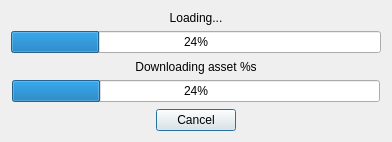
<?xml version="1.0" encoding="UTF-8"?>
<ui version="4.0">
 <class>LoadingDialog</class>
 <widget class="QDialog" name="LoadingDialog">
  <property name="geometry">
   <rect>
    <x>0</x>
    <y>0</y>
    <width>392</width>
    <height>140</height>
   </rect>
  </property>
  <property name="windowTitle">
   <string>Loading...</string>
  </property>
  <property name="modal">
   <bool>true</bool>
  </property>
  <layout class="QGridLayout" name="gridLayout">
   <item row="3" column="1">
    <widget class="QPushButton" name="button_cancel">
     <property name="text">
      <string>Cancel</string>
     </property>
    </widget>
   </item>
   <item row="3" column="0">
    <spacer name="horizontalSpacer">
     <property name="orientation">
      <enum>Qt::Horizontal</enum>
     </property>
     <property name="sizeHint" stdset="0">
      <size>
       <width>40</width>
       <height>20</height>
      </size>
     </property>
    </spacer>
   </item>
   <item row="3" column="2">
    <spacer name="horizontalSpacer_2">
     <property name="orientation">
      <enum>Qt::Horizontal</enum>
     </property>
     <property name="sizeHint" stdset="0">
      <size>
       <width>40</width>
       <height>20</height>
      </size>
     </property>
    </spacer>
   </item>
   <item row="1" column="0" colspan="3">
    <widget class="QProgressBar" name="progress_loading">
     <property name="value">
      <number>24</number>
     </property>
     <property name="alignment">
      <set>Qt::AlignCenter</set>
     </property>
    </widget>
   </item>
   <item row="0" column="1">
    <widget class="QLabel" name="label_status">
     <property name="text">
      <string>Loading...</string>
     </property>
     <property name="alignment">
      <set>Qt::AlignCenter</set>
     </property>
    </widget>
   </item>
   <item row="2" column="0" colspan="3">
    <widget class="QWidget" name="widget" native="true">
     <layout class="QGridLayout" name="gridLayout_2">
      <property name="leftMargin">
       <number>1</number>
      </property>
      <property name="topMargin">
       <number>1</number>
      </property>
      <property name="rightMargin">
       <number>1</number>
      </property>
      <property name="bottomMargin">
       <number>1</number>
      </property>
      <property name="horizontalSpacing">
       <number>1</number>
      </property>
      <item row="0" column="0">
       <widget class="QLabel" name="label_substatus">
        <property name="text">
         <string>Downloading asset %s</string>
        </property>
        <property name="alignment">
         <set>Qt::AlignCenter</set>
        </property>
       </widget>
      </item>
      <item row="1" column="0">
       <widget class="QProgressBar" name="progress_subdownload">
        <property name="value">
         <number>24</number>
        </property>
        <property name="alignment">
         <set>Qt::AlignCenter</set>
        </property>
       </widget>
      </item>
     </layout>
    </widget>
   </item>
  </layout>
 </widget>
 <resources/>
 <connections>
  <connection>
   <sender>button_cancel</sender>
   <signal>clicked()</signal>
   <receiver>LoadingDialog</receiver>
   <slot>cancel()</slot>
   <hints>
    <hint type="sourcelabel">
     <x>196</x>
     <y>119</y>
    </hint>
    <hint type="destinationlabel">
     <x>195</x>
     <y>69</y>
    </hint>
   </hints>
  </connection>
 </connections>
 <slots>
  <slot>cancel()</slot>
 </slots>
</ui>
